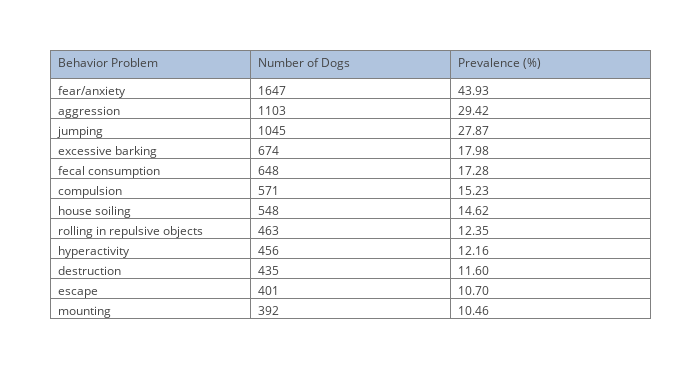

Write notebook code for a chart like this one.
### Markdown cell above
## Prevalence of Individual Behavior Problems

This section aims to calculate the prevalence for each behavior problem included in the study. The adjusted dataset is utilized to eliminate potential bias.

### Code cell
# Create the necessary dataframe.
fields = ('q02_main_1, q02_main_2, q02_main_3, q02_main_4, q02_main_5, q02_main_6, '
          'q02_main_7, q02_main_8, q02_main_9, q02_main_10, q02_main_12, q02_main_13')
labels = ['aggression', 'fear/anxiety', 'compulsion', 'house soiling', 'excessive barking', 
          'jumping', 'mounting', 'fecal consumption', 'destruction',
          'rolling in repulsive objects', 'escape', 'hyperactivity']
df = createNumericDataFrame(DOG_TABLE, fields, labels, filtered=True)

# Get individual behavior problem counts and display as a table.
sums = df.sum()
sums = sums.sort_values(ascending=False)

# Calculate the prevalence of each behavior problem.
total_dogs = len(df.index)
prevalence_cal = lambda x: (x / total_dogs) * 100
prevalences = sums.apply(prevalence_cal)

# Get individual behavior problem counts and display as a table.
trace = go.Table(
    header=dict(values=['Behavior Problem', 'Number of Dogs', 'Prevalence (%)'],
                fill = dict(color='#B0C4DE'),
                align = ['left'] * 5),
    cells=dict(values=[sums.index.values, sums.values, prevalences.values],
               align = ['left'] * 5,
               format = [None, 'd', '.2f']))
data = [trace] 
layout = go.Layout(width=700, height=375, margin=go.Margin(l=50, r=50, b=50, t=50, pad=4))
fig = dict(data=data, layout=layout)
py.iplot(fig)

### Figure 1 — Plotly figure (JSON) as saved in the notebook; plotly's stock layout.template omitted (floating-point values rounded to 4 significant figures)
{"data": [{"cells": {"align": ["left", "left", "left", "left", "left"], "format": [null, "d", ".2f"], "values": [["fear/anxiety", "aggression", "jumping", "excessive barking", "fecal consumption", "compulsion", "house soiling", "rolling in repulsive objects", "hyperactivity", "destruction", "escape", "mounting"], [1647, 1103, 1045, 674, 648, 571, 548, 463, 456, 435, 401, 392], [43.93, 29.42, 27.87, 17.98, 17.28, 15.23, 14.62, 12.35, 12.16, 11.6, 10.7, 10.46]]}, "header": {"align": ["left", "left", "left", "left", "left"], "fill": {"color": "#B0C4DE"}, "values": ["Behavior Problem", "Number of Dogs", "Prevalence (%)"]}, "type": "table"}], "layout": {"height": 375, "margin": {"b": 50, "l": 50, "pad": 4, "r": 50, "t": 50}, "width": 700}}
